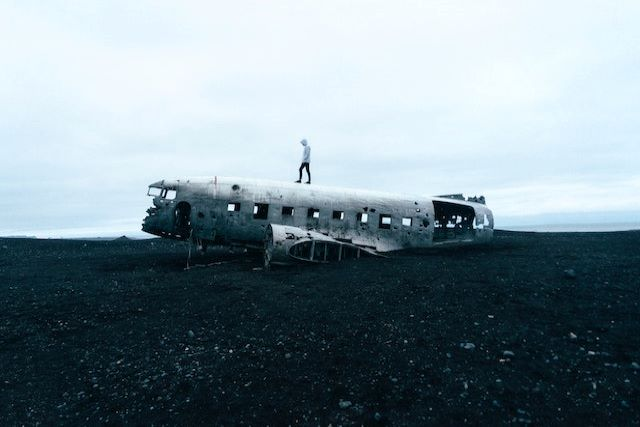
#> input picture Chap132/photo1.jpg, 640 x 427 px
$ jupyter execute Chap132.ipynb
#> lines starting #> are read from the running program, lines starting #| are printed output that depends on the picture; after the words box and inside, x2 and y2 are one past the last pixel; in counts of white or black regions, pixels touching at a corner belong together
[cell 1]
import cv2
import numpy as np


x = np.uint8([250])
y = np.uint8([10])


print(cv2.add(x,y))
print(x+y)

[cell 2]
img1 = cv2.imread('photo1.jpg')
#> img1 is the input picture: shape (427, 640, 3); mean B, G, R 147.2, 139, 122.1
img2 = cv2.imread('photo2.jpg')
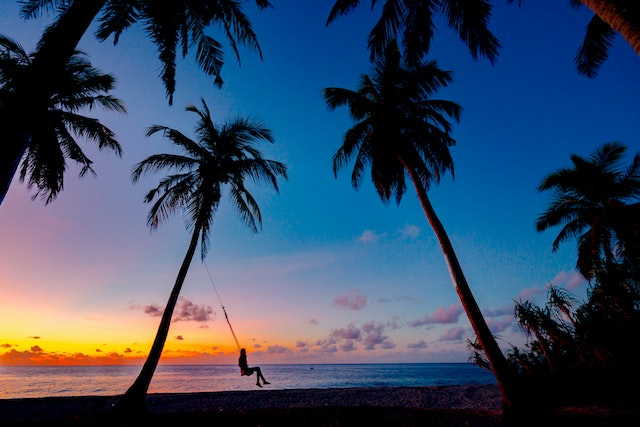
#> input picture Chap132/photo2.jpg, 640 x 427 px
#> img2 is the input picture: shape (427, 640, 3); mean B, G, R 101, 75.1, 56
dst = cv2.addWeighted(img1,0.7,img2,0.3,0)
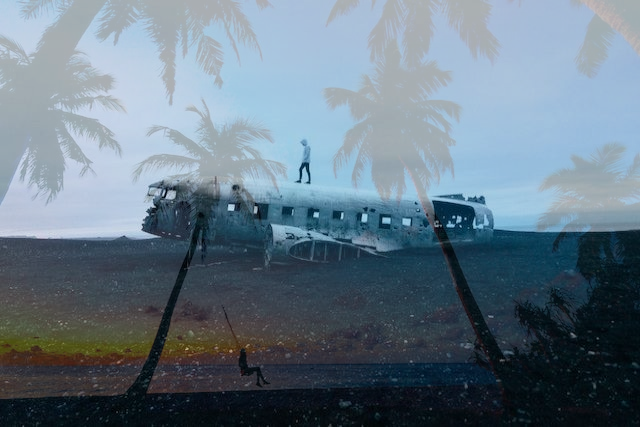
#> dst: shape (427, 640, 3); mean B, G, R 133.3, 119.8, 102.3

[cell 3]
def nothing(a):
    pass

[cell 4]
cv2.namedWindow("image")
cv2.createTrackbar("alpha", "image", 0, 100, nothing)
font = cv2.FONT_HERSHEY_SIMPLEX
while(1):
    alpha = cv2.getTrackbarPos("alpha", "image")
    dst = cv2.addWeighted(img1,alpha/100,img2,1 - alpha/100,0)
    cv2.imshow("image", dst)
    k = cv2.waitKey(1) & 0xFF
#> (key Esc is pressed here)
    if k == 27:
        break

cv2.destroyAllWindows()

[cell 5]
# Load two images
img1 = cv2.imread('photo1.jpg')
img2 = cv2.imread('photo2.jpg')


rows,cols,channels = img2.shape
#> rows = 427; cols = 640; channels = 3
roi = img1[0:rows, 0:cols ]


img2gray = cv2.cvtColor(img2,cv2.COLOR_BGR2GRAY)
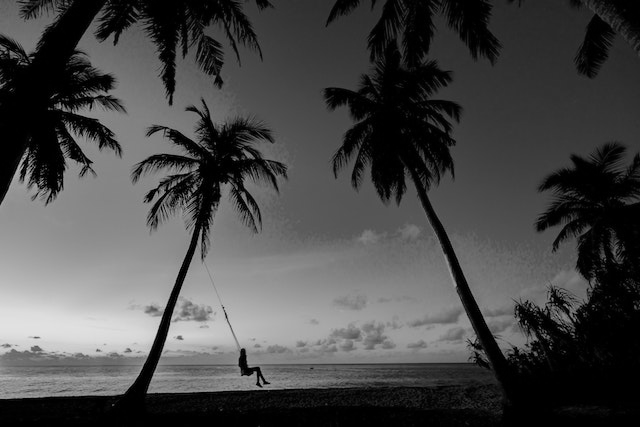
#> img2gray: shape (427, 640); min 0, max 225, mean 72.3
ret, mask = cv2.threshold(img2gray, 10, 255, cv2.THRESH_BINARY)
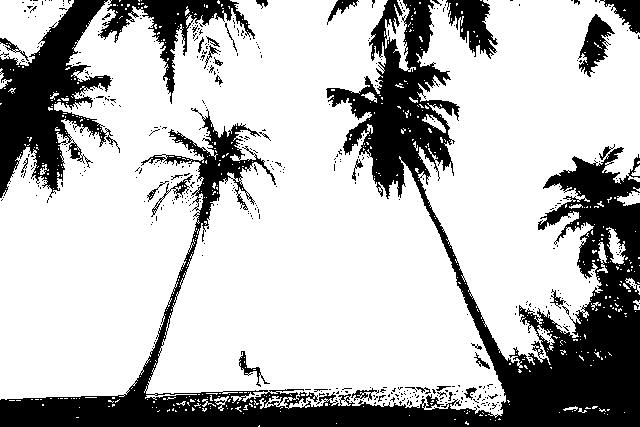
#> mask: shape (427, 640); 73.4% white; 476 black regions (444 under 20 px), largest, box (x1, y1, x2, y2) and area: (0, 0, 640, 427) 51888, (0, 0, 120, 198) 10535, (98, 0, 255, 104) 3674
mask_inv = cv2.bitwise_not(mask)


img1_bg = cv2.bitwise_and(roi,roi,mask = mask_inv)
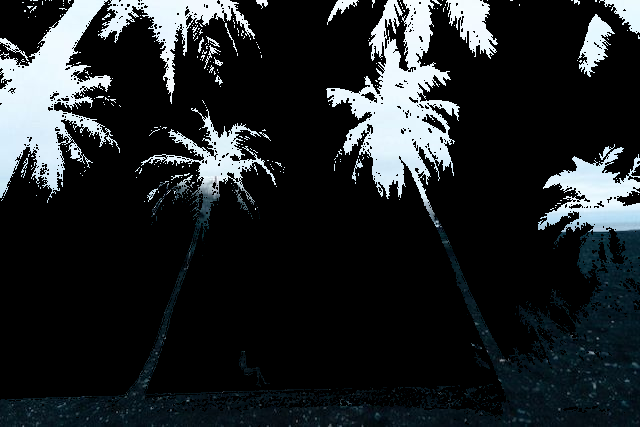
#> img1_bg: shape (427, 640, 3); mean B, G, R 39.1, 37, 32.7
img2_fg = cv2.bitwise_and(img2,img2,mask = mask)
dst = cv2.add(img1_bg,img2_fg)
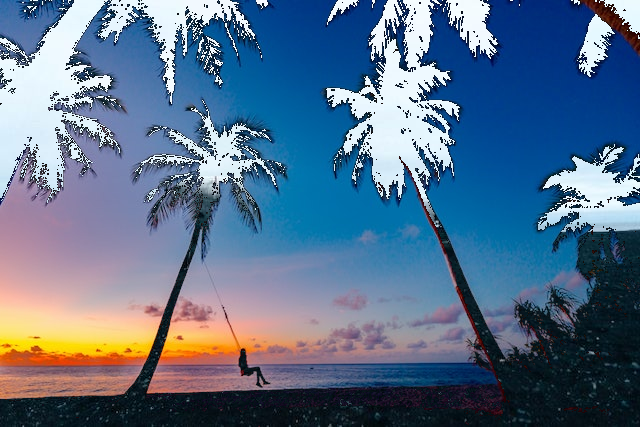
#> dst: shape (427, 640, 3); mean B, G, R 138.6, 111.6, 88.2

img1[0:rows, 0:cols ] = dst
